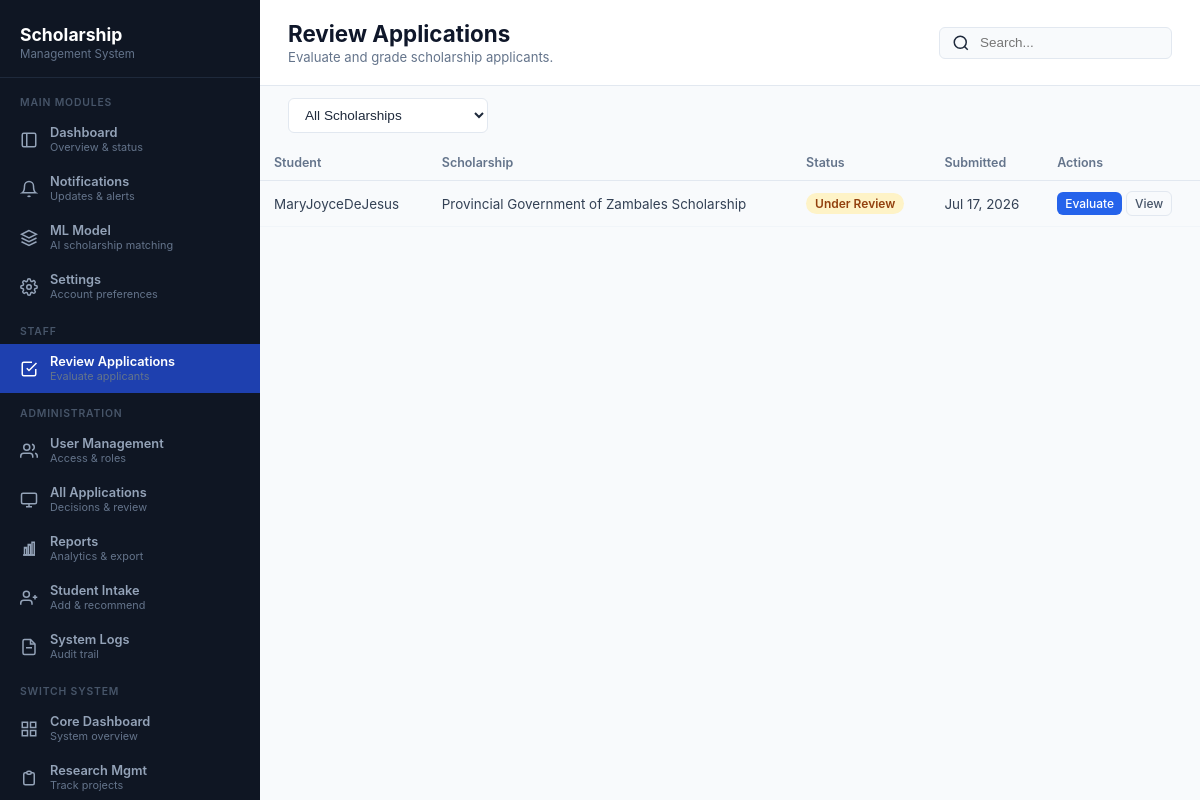
Before: /scholarshipmanagement/staff/applications/ (signed in) with the older database file.
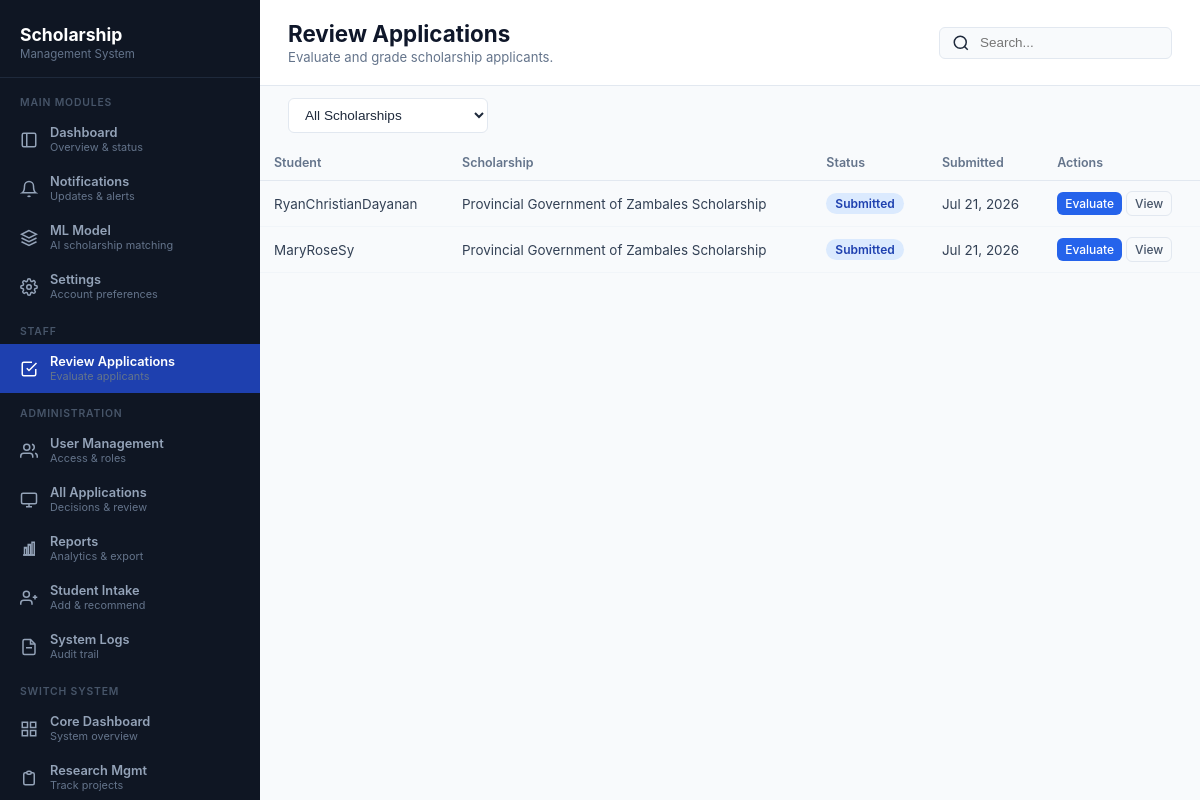
After: the same page with the newer database file.
### scholarshipmanagement/models.py (models this page shows, shortened)
class Application(models.Model):
    STATUS_CHOICES = [
        ('draft', 'Draft'),
        ('submitted', 'Submitted'),
        ('under_review', 'Under Review'),
        ('accepted', 'Accepted'),
        ('rejected', 'Rejected'),
        ('waitlisted', 'Waitlisted'),
        ('offer_accepted', 'Offer Accepted'),
        ('offer_declined', 'Offer Declined'),
    ]
    id = models.UUIDField(primary_key=True, default=uuid.uuid4, editable=False)
    student = models.ForeignKey(
        settings.AUTH_USER_MODEL,
        on_delete=models.CASCADE,
        related_name='scholarship_applications'
    )
    scholarship = models.ForeignKey(
        Scholarship,
        on_delete=models.CASCADE,
        related_name='applications'
    )
    status = models.CharField(max_length=20, choices=STATUS_CHOICES, default='draft')
    motivation_essay = models.TextField(blank=True)
    achievements = models.TextField(blank=True)
    additional_info = models.JSONField(default=dict, blank=True)
    submitted_at = models.DateTimeField(null=True, blank=True)
    last_updated = models.DateTimeField(auto_now=True)
    created_at = models.DateTimeField(auto_now_add=True)
    class Meta:
        unique_together = ('student', 'scholarship')
        ordering = ['-created_at']

class Scholarship(models.Model):
    CATEGORY_CHOICES = [
        ('merit_based', 'Merit-Based'),
        ('need_based', 'Need-Based'),
        ('talent_based', 'Talent-Based'),
    ]
    TYPE_CHOICES = [
        ('government', 'Government'),
        ('private', 'Private'),
        ('corporate', 'Corporate'),
        ('organization', 'Organization'),
        ('lgu', 'LGU Scholarship'),
        ('provincial', 'Provincial Scholarship'),
    ]
    STATUS_CHOICES = [
        ('draft', 'Draft'),
        ('published', 'Published'),
        ('closed', 'Closed'),
        ('archived', 'Archived'),
    ]
    id = models.UUIDField(primary_key=True, default=uuid.uuid4, editable=False)
    name = models.CharField(max_length=255, unique=True)
    description = models.TextField()
    category = models.CharField(max_length=20, choices=CATEGORY_CHOICES)
    scholarship_type = models.CharField(max_length=30, choices=TYPE_CHOICES)
    status = models.CharField(max_length=20, choices=STATUS_CHOICES, default='draft')
    award_amount = models.DecimalField(max_digits=12, decimal_places=2)
    number_of_slots = models.PositiveIntegerField()
    renewable = models.BooleanField(default=False)
    eligibility_rules = models.JSONField(default=dict, blank=True)
    required_documents = models.JSONField(
        default=list,
        blank=True,
        help_text="Array of required document types: ['government_id', 'transcript', 'income_proof']"
    )
    application_start_date = models.DateTimeField()
    application_end_date = models.DateTimeField()
    decision_announcement_date = models.DateField(null=True, blank=True)
    admin = models.ForeignKey(
        settings.AUTH_USER_MODEL,
        on_delete=models.SET_NULL,
        null=True,
        related_name='managed_scholarships'
    )
    created_by = models.ForeignKey(
        settings.AUTH_USER_MODEL,
        on_delete=models.SET_NULL,
        null=True,
        related_name='created_scholarships'
    )
    created_at = models.DateTimeField(auto_now_add=True)
    updated_at = models.DateTimeField(auto_now=True)

### core/models.py (models this page shows, shortened)
class CustomUser(AbstractUser):
    id = models.UUIDField(primary_key=True, default=uuid.uuid4, editable=False)
    _first_name = models.CharField(max_length=255, blank=True, db_column='first_name')
    _middle_name = models.CharField(max_length=255, blank=True, db_column='middle_name')
    _last_name = models.CharField(max_length=255, blank=True, db_column='last_name')
    is_email_verified = models.BooleanField(default=False)
    bio = models.TextField(blank=True)
    _phone_number = models.CharField(max_length=255, blank=True, db_column='phone_number')
    avatar = models.ImageField(upload_to='avatars/', null=True, blank=True)
    avatar_url = models.URLField(max_length=500, blank=True, null=True)
    @property
    def first_name(self):
        return decrypt(self._first_name) if self._first_name else ''
    @first_name.setter
    def first_name(self, value):
        self._first_name = encrypt(value) if value else ''
    @property
    def middle_name(self):
        return decrypt(self._middle_name) if self._middle_name else ''
    @middle_name.setter
    def middle_name(self, value):
        self._middle_name = encrypt(value) if value else ''
    @property
    def last_name(self):
        return decrypt(self._last_name) if self._last_name else ''
    @last_name.setter
    def last_name(self, value):
        self._last_name = encrypt(value) if value else ''
    @property
    def phone_number(self):
        return decrypt(self._phone_number) if self._phone_number else ''
    @phone_number.setter
    def phone_number(self, value):
        self._phone_number = encrypt(value) if value else ''

### scholarshipmanagement/views.py (the view)
# urls.py: path('staff/applications/', views.staff_applications, name='staff_applications'),
@login_required
@require_system_access
@require_system_role(['staff', 'reviewer', 'admin', 'superadmin'])
def staff_applications(request):
    current_system = getattr(request, 'current_system', None) or 'scholarshipmanagement'
    user_role = _get_user_role(request)
    is_admin = _is_admin(request)
    search_query = request.GET.get('search', '').strip()
    filter_scholarship = request.GET.get('scholarship', '').strip()
    filter_status = request.GET.get('status', '').strip()
    qs = Application.objects.select_related('student', 'scholarship').filter(
        status__in=['submitted', 'under_review']
    )
    if search_query:
        qs = qs.filter(
            Q(student__username__icontains=search_query) |
            Q(scholarship__name__icontains=search_query)
        )
    if filter_scholarship:
        qs = qs.filter(scholarship__id=filter_scholarship)
    if filter_status:
        qs = qs.filter(status=filter_status)
    qs = qs.order_by('-created_at')
    paginator = Paginator(qs, 15)
    page_obj = paginator.get_page(request.GET.get('page'))
    return render(request, 'scholarshipmanagement/pages/staff/applications.html', {
        'current_system': current_system,
        'user_role': user_role,
        'is_admin': is_admin,
        'applications': page_obj,
        'search_query': search_query,
        'filter_scholarship': filter_scholarship,
        'filter_status': filter_status,
        'scholarship_list': Scholarship.objects.filter(status='published'),
    })

### core/utils/encryption.py (called while the page is built)
def decrypt(value: str) -> str:
    if not value:
        return ""
    try:
        return fernet.decrypt(value.encode()).decode()
    except InvalidToken:
        return value

### scholarshipmanagement/views.py (called while the page is built)
def _get_user_role(request):
    current_system = getattr(request, 'current_system', None) or 'scholarshipmanagement'
    membership = SystemMembership.objects.filter(
        user=request.user,
        system_name=current_system
    ).first()
    return membership.system_role if membership else None

def _is_admin(request):
    user_role = _get_user_role(request)
    return request.user.is_superuser or user_role in ('admin', 'superadmin')

### scholarshipmanagement/templates/scholarshipmanagement/pages/staff/applications.html (shortened to what this page needs)
{% extends 'scholarshipmanagement/base.html' %}
{% load static %}
{% block extra_head %}
<link rel="stylesheet" href="{% static 'scholarshipmanagement/css/pages/applications.css' %}">
{% endblock %}
{% block content %}
<main class="main-content">
  <div class="top-bar">
    <div class="page-header">
      <h1>Review Applications</h1>
      <p>Evaluate and grade scholarship applicants.</p>
    </div>
    <div class="top-actions">
      <div class="search-box">
        <svg width="18" height="18" viewBox="0 0 24 24" fill="none" stroke="currentColor" stroke-width="2">
          <circle cx="11" cy="11" r="8"></circle><path d="M21 21l-4.35-4.35"></path>
        </svg>
        <input type="text" id="app-search" placeholder="Search..." value="{{ search_query }}">
      </div>
    </div>
  </div>
  <form method="get" class="filter-bar">
    <select name="scholarship" class="form-select filter-select" onchange="this.form.submit()">
      <option value="">All Scholarships</option>
    </select>
  </form>
  <table class="data-table">
    <thead>
      <tr><th>Student</th><th>Scholarship</th><th>Status</th><th>Submitted</th><th>Actions</th></tr>
    </thead>
    <tbody>
      {% for app in applications %}
      <tr>
        <td>{{ app.student.username }}</td>
        <td>{{ app.scholarship.name }}</td>
        <td><span class="status-badge status--{{ app.status }}">{{ app.get_status_display }}</span></td>
        <td>{{ app.submitted_at|date:"M d, Y"|default:"—" }}</td>
        <td>
          <a href="{% url 'scholarshipmanagement:evaluate_application' app.id %}" class="btn btn-primary btn-xs">Evaluate</a>
          <a href="{% url 'scholarshipmanagement:application_detail' app.id %}" class="btn btn-ghost btn-xs">View</a>
        </td>
      </tr>
      {% empty %}
      <tr><td colspan="5" class="empty-cell">No applications to review.</td></tr>
      {% endfor %}
    </tbody>
  </table>
</main>
{% endblock %}

Changed rows visible on the page:
no longer on this page (row edited): Application: student.username "MaryJoyceDeJesus", scholarship.name "Provincial Government of Zambales Scholarship", status "Under Review", submitted_at "Jul 17, 2026"
added Application: student.username "RyanChristianDayanan", scholarship.name "Provincial Government of Zambales Scholarship", status "Submitted", submitted_at "Jul 21, 2026"
added Application: student.username "MaryRoseSy", scholarship.name "Provincial Government of Zambales Scholarship", status "Submitted", submitted_at "Jul 21, 2026"
